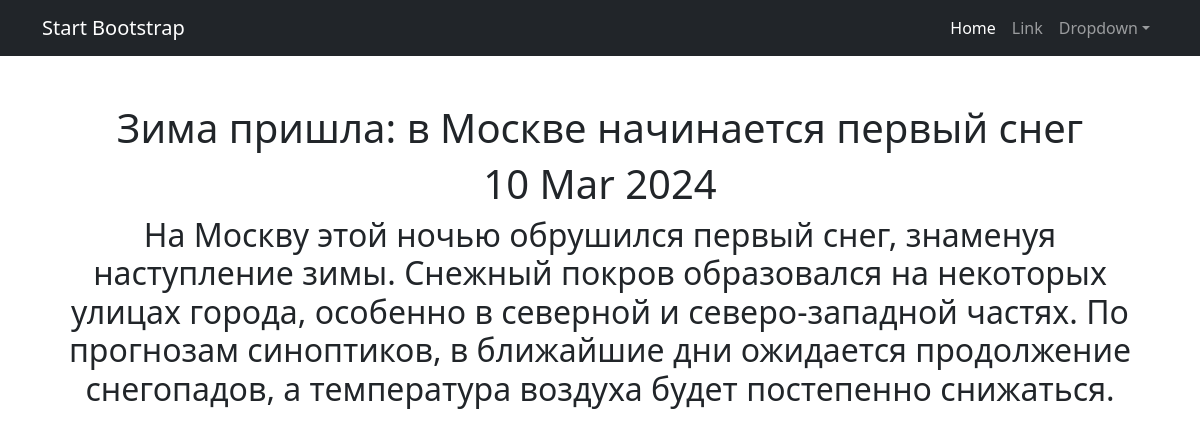
Screenshot of /posts/6/ with the database file from the repository.
### news/models.py (models this page shows, shortened)
class Post(models.Model):
    news = "N"
    article = "A"
    POSITIONS = [(news, "Новость"), (article, "Статья")]
    author = models.ForeignKey(Author, on_delete= models.CASCADE)
    choice_field = models.CharField(max_length= 1, choices=POSITIONS, default=article)
    data_in = models.DateTimeField(auto_now_add=True)
    category = models.ManyToManyField(Category, through="PostCategory")
    title = models.CharField(max_length=255)
    text = models.CharField(max_length=3000)
    rating = models.IntegerField(default=0)

### news/views.py (the view)
# urls.py: path('<int:pk>/', PostDetail.as_view(), name= 'Post_detail'),
class PostDetail(DetailView):
    model = Post
    template_name = 'post.html'
    context_object_name = 'post'

### templates/post.html (shortened to what this page needs)
{% extends 'flatpages/default.html' %}
{% load censor_filters %}
{% block content %}
<h1>{{ post.title|censeroid }}</h1>
<h1>{{ post.data_in|date:'d M Y' }}</h1>
<h2>{{ post.text|censeroid }}</h2>
{% endblock content %}

### rows the page displays
Post: title|censeroid "Зима пришла: в Москве начинается первый снег", data_in "10 Mar 2024", text|censeroid "На Москву этой ночью обрушился первый снег, знаменуя наступление зимы. Снежный покров образовался на некоторых улицах города, особенно в северной и северо-западной частях. По прогнозам синоптиков, в ближайшие дни ожидается продолжение снегопадов, а температура воздуха будет постепенно снижаться."
